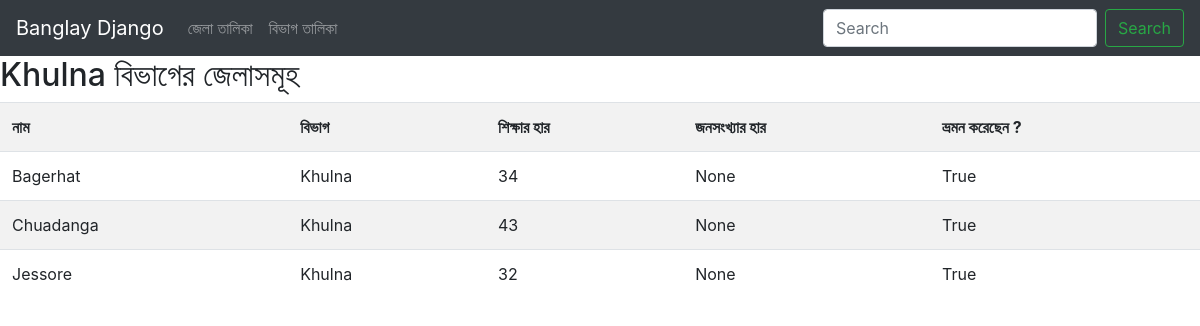
Screenshot of /info/dists-of-div/4/ with the database file from the repository.
### information/models.py (models this page shows, shortened)
class Divisions(models.Model):
    name= models.CharField(max_length=50)
    population= models.IntegerField()
    area= models.IntegerField()
    def __str__(self):
        return self.name

class Districts(models.Model):
    name= models.CharField(max_length=50)
    education_rate=models.IntegerField()
    population_density =models.IntegerField(blank=True,null=True)
    visited = models.BooleanField(default= False)
    division = models.ForeignKey(Divisions,on_delete=models.CASCADE)

### information/views.py (the view)
# urls.py: url(r'^dists-of-div/(?P<div_id>[0-9]+)/', views.dists_of_division, name='dists_of_division'),
def dists_of_division(request, div_id):
    division = Divisions.objects.get(pk=div_id)
    districts = Districts.objects.filter(division=division)
    context = {
        'districts': districts,
        'division': division,
    }
    return render(request, 'info/dists_of_division.html', context)

### templates/info/dists_of_division.html
{% extends 'base.html' %}
{% block content %}
    <h2>{{division.name}} বিভাগের জেলাসমূহ </h2>
    <table class="table table-striped">
        <tr>
            <th>নাম</th>
            <th>বিভাগ</th>
            <th>শিক্ষার হার</th>
            <th>জনসংখ্যার হার </th>
            <th>ভ্রমন করেছেন ? </th>
        </tr>
        {% for district in districts %}
            <tr>
                <td>{{ district.name }}</td>
                <td>{{ district.division }}</td>
                <td>{{ district.education_rate }}</td>
                <td>{{ district.population_density }}</td>
                <td>{{ district.visited }}</td>
            </tr>
        {% endfor %}
    </table>
{% endblock %}

### rows the page displays
Divisions: name "Khulna"
Districts: name "Bagerhat", division "Khulna", education_rate "34", population_density "None", visited "True"
Districts: name "Chuadanga", division "Khulna", education_rate "43", population_density "None", visited "True"
Districts: name "Jessore", division "Khulna", education_rate "32", population_density "None", visited "True"
